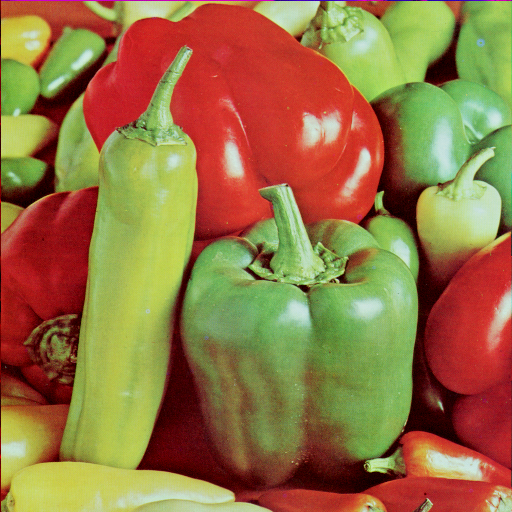
#> input picture images/peppers.png, 512 x 512 px
$ jupyter execute --allow-errors TP5_student.ipynb   (shell and % lines are left out)
#> lines starting #> are read from the running program, lines starting #| are printed output that depends on the picture
### TP5_utils.py
import numpy as np
import matplotlib.pyplot as plt
import scipy.signal

def plotTheCentroids(X,assignations,centroids,iteration = None,plotCentroids=True):
    """Plots a data in 2-D with the associated centroids.

    Argument:
    - X: numpy array, the dataset
    - assignations: numpy array of ints, the assignations to clusters of the elements of X
    - centroids: numpy array, the centroids
    - iteration: int, the kmeans iteration at which the plot function is called
    """

    plt.figure(figsize=(7,7))
    (K,_) = centroids.shape
    plotlegend = []
    for i in range(K):
        cluster = X[assignations == i]
        centro = centroids[i]
        p = plt.scatter(cluster[:,0],cluster[:,1],s=100,marker='.')
        if plotCentroids:  plt.scatter(centro[0],centro[1],s=200,marker='*',c=p.get_facecolor())
        plotlegend.append('data class ' + str(i))
        if plotCentroids: plotlegend.append('centroid class ' + str(i))
    if K < 5:
        plt.legend(plotlegend)
    if (iteration==0) : # Useful to visually validate the kmeans++ initialization
        cluster = X[assignations == 0]
        plt.scatter(cluster[:,0],cluster[:,1],s=100,marker='.',c='yellow')
    if iteration is not None:
        plt.title('K-means at iteration ' + str(iteration))
    lim = 1.1*np.max(np.abs(X))
    plt.xlim(-lim, lim)
    plt.ylim(-lim, lim)
    plt.gca().set_aspect('equal', adjustable='box')
    plt.draw()

def findEdges(assignationsImage):
    """Takes the cluster assignation image, returns the cluster edges."""

    edges = np.zeros(assignationsImage.shape)
    lapkernel = np.array([[-1,-1,-1],[-1,8,-1],[-1,-1,-1]]) # Laplacian kernel to obtain the edges
    edges = scipy.signal.fftconvolve(assignationsImage,lapkernel,mode='same')
    edges = edges > 0.01

    return(edges)

def visualizeSegmentation(image,centroids,assignations):
    if centroids.shape[1]>3:
        centroids = centroids[:,:3]
    # Orinal image
    fig, axes = plt.subplots(1,2, figsize=(12,12))

    axes[0].imshow(image)
    axes[0].set_title('Original image')

    # Code to create our own colormap
    # We use the centroids to define the color of each cluster
    from matplotlib.colors import ListedColormap
    newcmp = ListedColormap(centroids,N=centroids.shape[0])

    # Plot the clusters
    assignationsImage = assignations.reshape((image.shape[0],image.shape[1]))
    sp = axes[1].imshow(assignationsImage, newcmp)
    axes[1].set_title('Representing the clusters (one color = one cluster)')
    plt.colorbar(sp, ax=axes[1])

    # Also plot the edges based on the clusters (take a look at the code, you should be able to do it yourself)
    edges = findEdges(assignationsImage)
    # Colormap for the edges (4th dimension is opacity -> invisible where no edges)
    edgecmp = ListedColormap([[0,0,0,0],[0,0,0,1]],N=2)
    axes[1].imshow(edges,cmap=edgecmp)

    plt.show()

def compareSegmentations(image,centroids1,assignations1, centroids2, assignations2):
    if centroids1.shape[1]>3:
        centroids1 = centroids1[:,:3]
    if centroids2.shape[1]>3:
        centroids2 = centroids2[:,:3]

    fig, axes = plt.subplots(1,3, figsize=(20,20))

    # Orinal image
    axes[0].imshow(image)
    axes[0].set_title("Original image")
    # Code to create our own colormap
    # We use the centroids to define the color of each cluster
    from matplotlib.colors import ListedColormap
    newcmp1 = ListedColormap(centroids1,N=centroids1.shape[0])
    newcmp2 = ListedColormap(centroids2,N=centroids2.shape[0])

    # Plot the clusters
    assignationsImage1 = assignations1.reshape((image.shape[0],image.shape[1]))
    assignationsImage2 = assignations2.reshape((image.shape[0],image.shape[1]))
    sp1 = axes[1].imshow(assignationsImage1, newcmp1)
    axes[1].set_title("RGB based segmentation")
    sp2 = axes[2].imshow(assignationsImage2, newcmp2)
    axes[2].set_title("Current segmentation with 5 features")
    # Also plot the edges based on the clusters (take a look at the code, you should be able to do it yourself)
    #     from TP5_utils import findEdges
    edges1 = findEdges(assignationsImage1)
    edges2 = findEdges(assignationsImage2)
    # Colormap for the edges (4th dimension is opacity -> invisible where no edges)
    edgecmp = ListedColormap([[0,0,0,0],[0,0,0,1]],N=2)
    axes[1].imshow(edges1,cmap=edgecmp)
    axes[2].imshow(edges2,cmap=edgecmp)

    plt.show()

### TP5_student.ipynb
# TP5: Image segmentation

In this practical sessions, we will try out basic techniques for *segmenting* images (finding parts of the images that have similar content). We will be exploring two families of method, *clustering methods* that seek a fixed number of sets (clusters) of similar pixels in the image, and *watershed methods*.

## Part A : Clustering methods (feature-based segmentation)

In the following, we will segment the image by defining clusters of pixels that share similar features: this is thus called feature-based segmentation. Of course, clustering is not a problem that is limited to image processing, and the methods that we will cover in this section are fairly general. To reflect this, we will work from now on with a *set* $X$ of $N$ vectors $x_i$ living in dimension $d$ (in image segmentation, each $x_i$ represents one pixel, living in dimension $d = 3$ for RGB images),

$$ X = \{x_i \in \mathbb R^d \: | \: i = 1,...,N\}.$$

In order to find clusters in $X$, we need to decide how we will mathematically characterize those clusters. As we will see, different parameterizations of the clusters will lead to different clustering algorithms.

## 1] K-Means clustering (Lloyd-Max)
In K-means clustering, the clusters are defined by their centers $c_k$, called centroids. The problem of K-means clustering can be formulated as follows:

$$c_1^*,...c_K^* = \arg \min_{c_1,...c_K} \sum_{i = 1}^N \min_{1 \leq k \leq K} \|x_i - c_k\|_2^2.$$

This problem is not trivial to solve (in fact, it is NP-hard), but one heuristic to approximate a solution is the k-means *algorithm* (a somewhat confusing name).

Since this algorithm is fairly easy to implement, we will write it ourselves as a warm-up for this session (although you should know numerous implemetations are available online, e.g. from the `sklearn` library for machine learnign). First, let us define some data to test our method on.

[cell 1]
import numpy as np
import matplotlib.pyplot as plt

[cell 2]
## GIVEN: generate a simple 2-d dataset to test our method
N = 100
dim = 2
X = 0.45*np.random.randn(N,dim) + 2.75*np.random.randint(2,size=(N,dim))-1
print('Generated dataset in dimension 2:')
# Visualize the dataset
plt.scatter(X[:,0],X[:,1])
plt.xlabel('$x_1$')
plt.ylabel('$x_2$')
plt.xlim(-3, 3)
plt.ylim(-3, 3)
plt.gca().set_aspect('equal', adjustable='box')
plt.show()
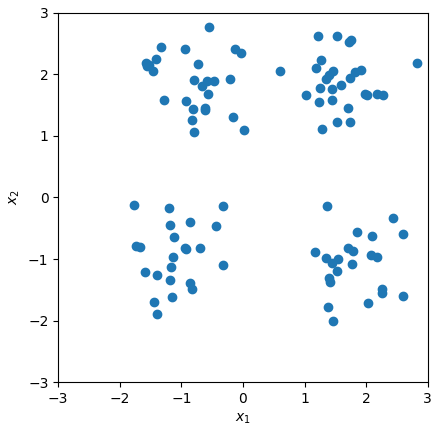
#> figure drawn by matplotlib, 1 panel


## GIVEN: a number of centroids to test the method (we assumed this is known)
K = 4

[cell 3]
## TO RUN
# GIVEN: a visualization tool for our centroids
from TP5_utils import plotTheCentroids

# Defined as
#
# def plotTheCentroids(X,assignments,centroids,iteration = None,plotCentroids=True):
#    """Plots a data in 2-D with the associated centroids.
#
#    Argument:
#    - X: numpy array, the dataset
#    - assignments: numpy array of ints, the assignments to clusters of the elements of X
#    - centroids: numpy array, the centroids
#    - iteration: int, the kmeans iteration at which the plot function is called
#    """

The K-means algorithm alternates between two steps:

* **Step 1** given some centroids, find the best assignment of the data samples
* **Step 2** given some assignment of the data samples, find the best centroids.

Let's take it slow and write each step separately.

## 1.a] Step 1
Write code that assigns the examples in $X$ to some cluster index given the centroids. More precisely, you need to fill the `assignments` array such that the $i$-th entry of this array $a$ satisfies

$$ a_i = \arg\min_{k} \| x_i - c_k \|_2^2.$$

[cell 4]
## TO COMPLETE: find assignments for fixed centroids
centroids = np.random.randn(K,dim) # Random centroids, supposed given

assignments = np.zeros(N) # TO COMPLETE :-)


# Plot the centroids of the clusters (given)
plotTheCentroids(X,assignments,centroids)
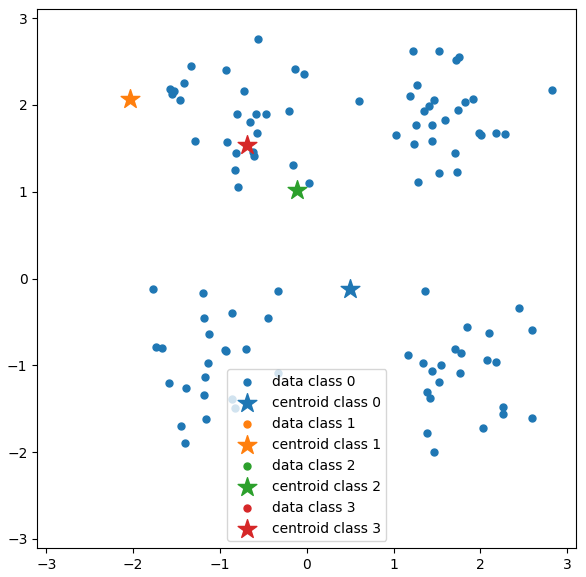
#> figure drawn by matplotlib, 1 panel

**Question:** Are you able to identify the zones where the assignments jump from one centroid to another? What do these zones look like?

[cell 5]
# Your discussion here

## 1.b] Step 2
Now, we assume that the assignments are fixed: write code to assign the best centroids given the assignments:

$$ c_k = \arg\min_{c} \sum_{i \text{ s.t. } a_i = k } \| x_i - c \|_2^2.$$

Notice we kindly predefined good assignments for you!

*Hint* : Maybe do you know in advance what is the trivial solution to this problem?

[cell 6]
## TO COMPLETE: find centroids for fixed assignment

Xtest = np.zeros((N,2))
assignments = np.zeros(N)

width = N//K
for i in np.arange(K):
    start = i*width
    stop = (i+1)*width
    Xtest[start:stop,:] = [(-1)**(i//2), (-1)**(i%2)] + 0.4*np.random.randn(width,dim)
    assignments[start:stop] = i

centroids = np.zeros([K,dim]) # TO COMPLETE :-)


# Plot the centroids of the clusters (given)
plotTheCentroids(Xtest,assignments,centroids)
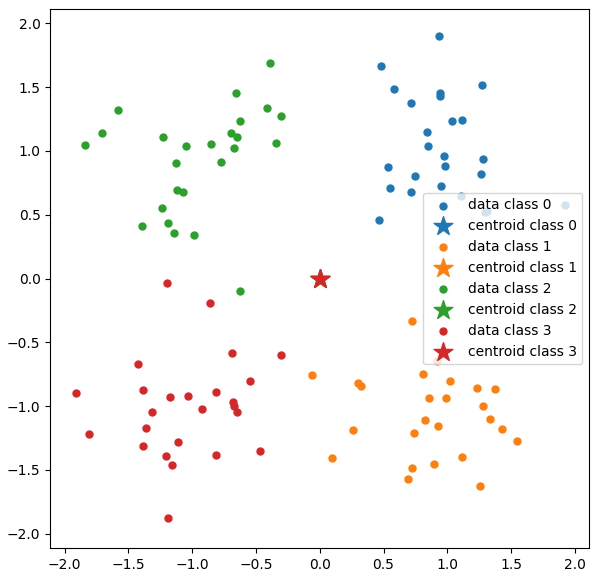
#> figure drawn by matplotlib, 1 panel

## 1.c] Synthesis

Now, put those steps together to form the k-means algorithm.

[cell 7]
## TO IMPLEMENT : K-means algorithm

def kmeans(X,K,initype = 'random', maxIter = 100,plotIterations = True):
    """Some example here for good practice"""
    (N,dim) = X.shape
    # Initialization

    """ Switch intialization. Don't forget to reset N,X and K by running the upper cell """
    if (initype=='random'):
        centroids = np.random.randn(K,dim) # Random init
    elif (initype=='kmeans_pp'):
        centroids = kmeans_pp_init(X,K)
    assignments = np.zeros(N)
    iterate = 0

    # TO COMPLETE

    print('K-means terminated after {} iterations'.format(iterate))

    return centroids,assignments

[cell 8]
# TO RUN
(c,assignments) = kmeans(X,K)

## 2] Application

Let's try our clustering algorithm to segment an RGB image! Run the cells below...

[cell 9]
# TO RUN
import imageio
# Load the image
imfile = imageio.imread('images/peppers.png')
#> imfile is the input picture: shape (512, 512, 3); mean R, G, B 149.8, 115.6, 66.5
image = np.array(imfile)/255 # Normalize between 0 and 1

# Reshape the image as a list of pixels
X = image.reshape((image.shape[0]*image.shape[1],3))

# Plot the image
print('Test image that we will segment:')
plt.figure(figsize=(10,10))
plt.imshow(image)
plt.show()

[cell 10]
# TO RUN

# UNCOMMENT THIS LINE FOR INTERACTIVE PLOT
# %matplotlib notebook

# Visualize the pixels in the RBG space
subsampling = 8 # don't plot ALL the pixels so we can see the shape better (if =1 plot all)

print('Cloud point of the pixels in the RGB place (1/{} of the pixels shown):'.format(subsampling))

from mpl_toolkits.mplot3d import Axes3D # Needed for 3D plots

fig = plt.figure(figsize=(10,10))
ax = fig.add_subplot(111, projection='3d')
Xs = X[::subsampling]
ax.scatter(Xs[:,0],Xs[:,1],Xs[:,2], marker='o',s=0.2, c = Xs)
ax.set_xlabel('R')
ax.set_ylabel('G')
ax.set_zlabel('B')
plt.show()
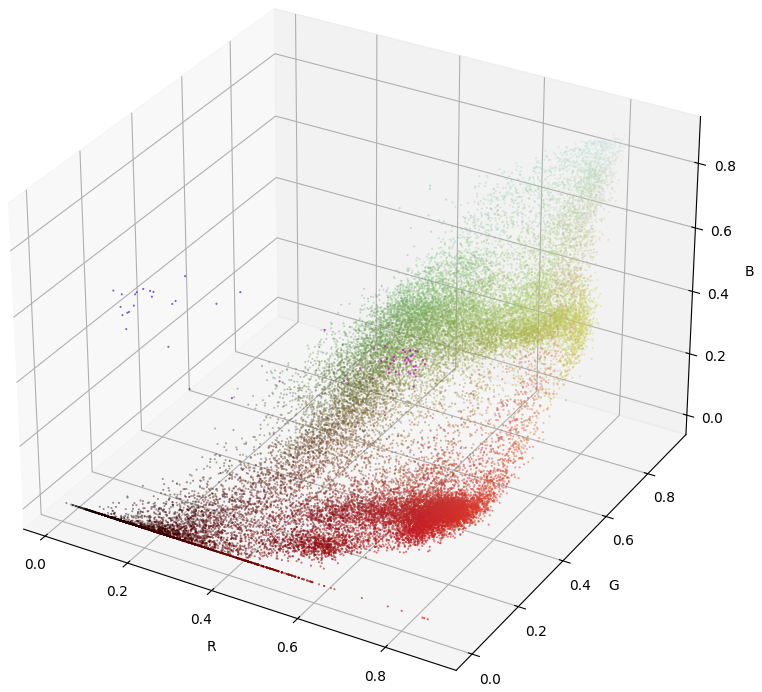
#> figure drawn by matplotlib, 1 panel

## 2.a] Features in the RGB space

Now, run the K-means clustering! Try out different values for $K$ and observe the result of the segmentation.

[cell 11]
# TO RUN
# with different values of K
K = 5
maxIter = 3 # Careful, increasing this might make the algorithm slow
(centroids,assignments) = kmeans(X,K,initype='random',maxIter = maxIter,plotIterations = False)
#> centroids = [[1.1, 1.3, 2.7], [-0.0739, -0.659, -0.514], [-1.02, -0.0779, 0.383], [-0.0342, 1.1, -0.234], [-0.347, -0.581, -1.63]]

[cell 12]
# TO RUN

# Visualize the centroids in the RGB space
fig = plt.figure(figsize=(10,10))

ax = fig.add_subplot(111, projection='3d')
Xs = X[::subsampling]
ax.scatter(Xs[:,0],Xs[:,1],Xs[:,2], marker='o',s=0.5, alpha = 0.05)
#> (the rest of this cell did not finish here and is left out)

[cell 13]
# TO RUN

# Visualize the clusters in the image domain
from TP5_utils import visualizeSegmentation
visualizeSegmentation(image,centroids,assignments)
#> in visualizeSegmentation, `assignationsImage = assignations.reshape((image.shape[0],image.shape[1..`: assignationsImage: shape (512, 512) float64; every value is 0
#> in findEdges, `edges = edges > 0.01`: edges: shape (512, 512) bool; every value is 0

## 2.b] Adding more features for the segmentation

We have clustered the images pixels according to the RGB features of each pixel. According to what is desired, other features can also be used. For example, if we want to have more localized clusters (you might have noticed that the previous clusters tend to be scattered on the whole image), the positions of the pixels can be used as additional features. Together with the RGB information, we thus have $d=5$ dimensional features.

Run k-means on the pixels of the images, for which we also add the position as feature. That is, each pixel $i$ is characterized by the features

$$ x_i^T = [r_i,g_i,b_i,p_i,q_i], $$

where $r_i,g_i,b_i$ is the RGB information of that pixel, and $p_i,q_i$ are itq spatial coordinates in the image (where we suppose the spatial domain of the image is $[0,1]^2$, i.e. **all the features are normalized** such that $0\leq r_i,g_i,b_i, p_i, q_i \leq 1$). We denote $X_p$ this new dataset that includes the position.

[cell 14]
# TO COMPLETE

X_p = np.zeros((image.shape[0]*image.shape[1],5)) # 5-dimensional features

# ... (fill in Xp)

print('First few elements of X_p:')
print(X_p[:5])
#| [[0. 0. 0. 0. 0.]
#|  [0. 0. 0. 0. 0.]
#|  [0. 0. 0. 0. 0.]
#|  [0. 0. 0. 0. 0.]
#|  [0. 0. 0. 0. 0.]]
print('Last few elements of X_p:')
print(X_p[-5:])
#| [[0. 0. 0. 0. 0.]
#|  [0. 0. 0. 0. 0.]
#|  [0. 0. 0. 0. 0.]
#|  [0. 0. 0. 0. 0.]
#|  [0. 0. 0. 0. 0.]]

Run the code below to run k-means on this "augmented" dataset. Just so you can test the influence of adding the position, we added a parameter "importanceOfPosition" that you can change to see what happpens (1 means position is "as important as color", close to 0 means position doesn't matter, much larger than 1 means color doesn't matter).

[cell 15]
# TO RUN
importanceOfPosition = 1 # Play with this
K = 5 # And also with this
X_p_w = X_p.copy()
X_p_w[:,-2:] *= importanceOfPosition

(centroids2,assignments2) = kmeans(X_p_w,K,initype='random',maxIter = 10,plotIterations = False)

[cell 16]
# TO RUN
from TP5_utils import compareSegmentations
compareSegmentations(image,centroids,assignments, centroids2, assignments2)

**Question:** Which qualitatives differences do you observe between the two segmentations? What is your intuition about it?

[cell 17]
# Your discussion here

## 3] Kmeans++ initialization

As you have probably seen during the class and also noticed here above, the random initialization used previously is far from optimal.
It can be easily understood observing that some centroids that are unluckily initialized in an empty zone in the feature space get "abandoned" by the kmean algorithm.

The k-means++ initialization tries to avoid these drawbacks. The algorithm is reminded here :

### Important

Once having written the algorithm, you can come back to the toy example in **1)** and modify the *initype* input of the kmeans function. This should help you visually confirm that kmeans++ is working well!

[cell 18]
# TO COMPLETE : write the code implementing the kmeans++ initialization algorithm

def kmeans_pp_init(X,K):
    (N,dim) = X.shape
    # Initialization
    centroids = np.zeros((K,dim)) # TO BE MODIFIED

    # TO COMPLETE

    return centroids

## 4] Spectral clustering
Now, K-means clustering is nice because it is fairly simple, but it is not suited to complicated (e.g., nonconvex) cluster shapes. We will now implement the spectral clustering algorithm that is able to tackle this problem (though we won't use it on our test image, as it is a little bit tricky to implement a fast implementation of it without entering into the subtleties of working with sparse matrix representations, which is a lot to cover in 2 hours).

[cell 19]
# TO RUN

# Let's build a simple dataset where K-means doesn't get the job done
N = 1000
dim = 2
Nring = 3
thetas = np.random.uniform(0,2*np.pi,N)
# Toy example dataset to test vanilla k-means VS spectral clustering

X = ((np.array([np.cos(thetas),np.sin(thetas)]))*(np.random.randint(Nring,size=N)+0.1*np.random.randn(N))).T

plt.figure(figsize=(10,10))
plt.scatter(X[:,0],X[:,1])
plt.xlabel('x_1')
plt.ylabel('x_2')
plt.show()
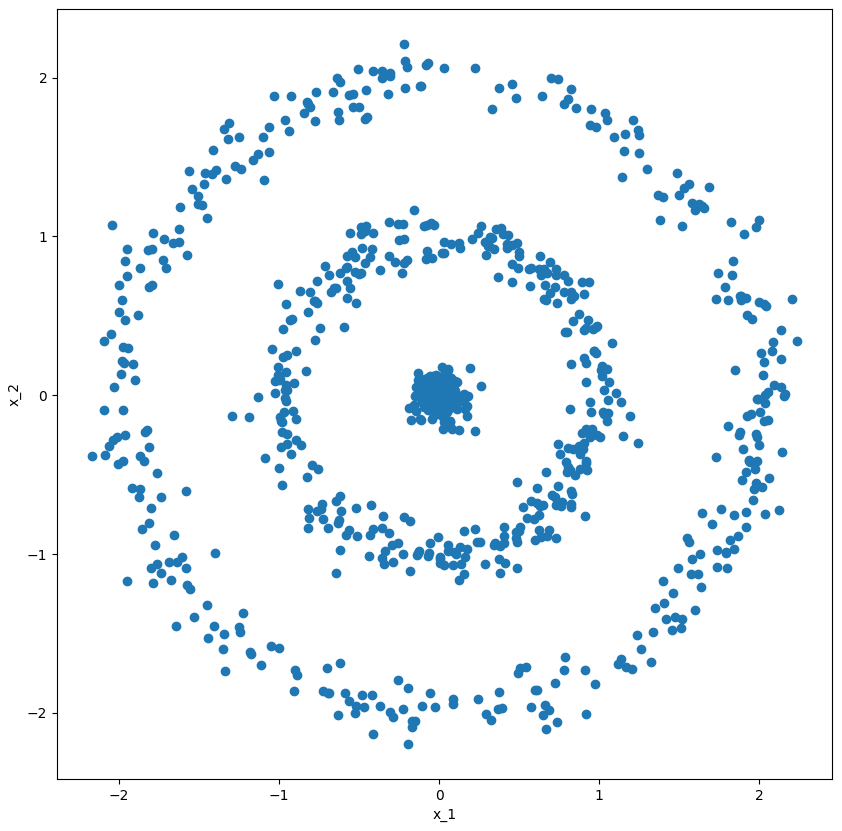
#> figure drawn by matplotlib, 1 panel

## 4.a] Kmeans : the fall of the data space empire

[cell 20]
# TO COMPLETE: run kmeans (with K adequatly chosen) on the dataset above and plot it (e.g. using )
# What do you observe?

K = 0 # Choose an appropriate value for K

## 4.b] Rescued by graphs theory and spectral clustering

The idea of spectral clustering is to build a graph (represented as an adjacency matrix $W \in \mathbb R^{N \times N}$) where the nodes are the pixels and the weigthed edges represent the "similarities" between them. For now, we do the simple choice of computing the similarities as (you might have seen this formula before :-P)

$$W_{i,j} = \exp(- \frac{ \|x_i - x_j\|_2^2}{2 \sigma^2})$$.

The next step is to build the graph Laplacian $L$ defined as :

$$ L = D - W $$

where $D$ is the degree matrix, a diagonal matrix with $D_{i,i} = \sum_j W_{i,j}$.

Then, we cluster the data in the eigendecomposition of this laplacian matrix $L$ (hence the name "spectral"). This is motivated by the fact that points that are on the same connected component of the graph will have the same eigenvalue (see the course for mor information).

[cell 21]
## TO COMPLETE : compute the adjacency matrix W (weights) associated with the dataset X the pixels + graph Laplacian

sigma = 0.1 # Given... for now :-)
W = np.zeros((N,N)) # TO COMPLETE


print('Showing some entries of W')
plt.matshow(W[:25,:25])
plt.colorbar()
plt.show()
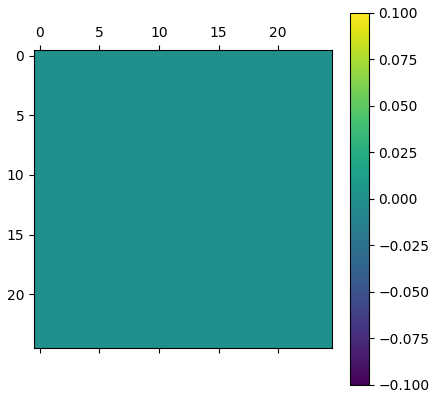
#> figure drawn by matplotlib, 2 panels

[cell 22]
## TO COMPLETE : compute the graph Laplacian

L = np.zeros((N,N)) # TO COMPLETE


print('Showing some entries of L')
plt.matshow(L[:25,:25])
plt.colorbar()
plt.show()

If the graph Laplacian is correctly computed, the following code should map the dataset $X$ to another dataset $U$ in the frequency domain of the graph. $U$ contains the first $K$ eigenvectors of the graph Laplacian. Run the code below to observe this "transformed dataset".

[cell 23]
# TO RUN
import math
def orderOfMagnitude(number):
    return math.floor(math.log(number, 10))

# SVD decomposition of L
(U,s,_) = np.linalg.svd(L, full_matrices=True)

eigenvalues = s**2
print('Showing the 10 lowest eigenvalues\' orders of magnitude :')
#> (the rest of this cell did not finish here and is left out)

**Question:** Can you make a link between the obtained eigenvalues' orders of magnitude and the number of clusters appearing in the upper figure? Does this validate your previous choice of K?

[cell 24]
# Your discussion here

Time to perform the spectral clustering! SImply call k-means on $U$ below to obtain the assignments given by spectral k-means.

[cell 25]
# TO RUN: k-means in spectral domain
(centroids_u,assignments) = kmeans(U,K,initype='random',plotIterations=False)

# Plot in the spectral domain
print('Plot clusters the spectral domain')
plotTheCentroids(U,assignments,centroids_u,iteration = None,plotCentroids=True)
plt.xlabel('$u_1$')
plt.ylabel('$u_2$')
# and in the initial domain
print('Plot clusters the initial domain')
plotTheCentroids(X,assignments,centroids_u,iteration = None,plotCentroids=False)
